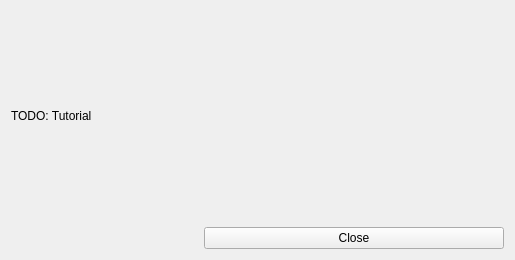
<?xml version="1.0" encoding="UTF-8"?>
<ui version="4.0">
 <author>Gabriel Sanhueza</author>
 <class>Tutorial</class>
 <widget class="QWidget" name="Tutorial">
  <property name="geometry">
   <rect>
    <x>0</x>
    <y>0</y>
    <width>515</width>
    <height>260</height>
   </rect>
  </property>
  <property name="windowTitle">
   <string>Tutorial</string>
  </property>
  <property name="windowIcon">
   <iconset>
    <normaloff>../resources/icon.png</normaloff>../resources/icon.png</iconset>
  </property>
  <layout class="QVBoxLayout" name="verticalLayout">
   <item>
    <widget class="QLabel" name="instructions">
     <property name="text">
      <string>&lt;html&gt;&lt;head/&gt;&lt;body&gt;&lt;p&gt;TODO: Tutorial&lt;/p&gt;&lt;/body&gt;&lt;/html&gt;</string>
     </property>
    </widget>
   </item>
   <item alignment="Qt::AlignRight">
    <widget class="QPushButton" name="closeButton">
     <property name="minimumSize">
      <size>
       <width>300</width>
       <height>0</height>
      </size>
     </property>
     <property name="text">
      <string>Close</string>
     </property>
    </widget>
   </item>
  </layout>
 </widget>
 <resources/>
 <connections>
  <connection>
   <sender>closeButton</sender>
   <signal>clicked()</signal>
   <receiver>Tutorial</receiver>
   <slot>close()</slot>
   <hints>
    <hint type="sourcelabel">
     <x>483</x>
     <y>448</y>
    </hint>
    <hint type="destinationlabel">
     <x>319</x>
     <y>239</y>
    </hint>
   </hints>
  </connection>
 </connections>
</ui>
